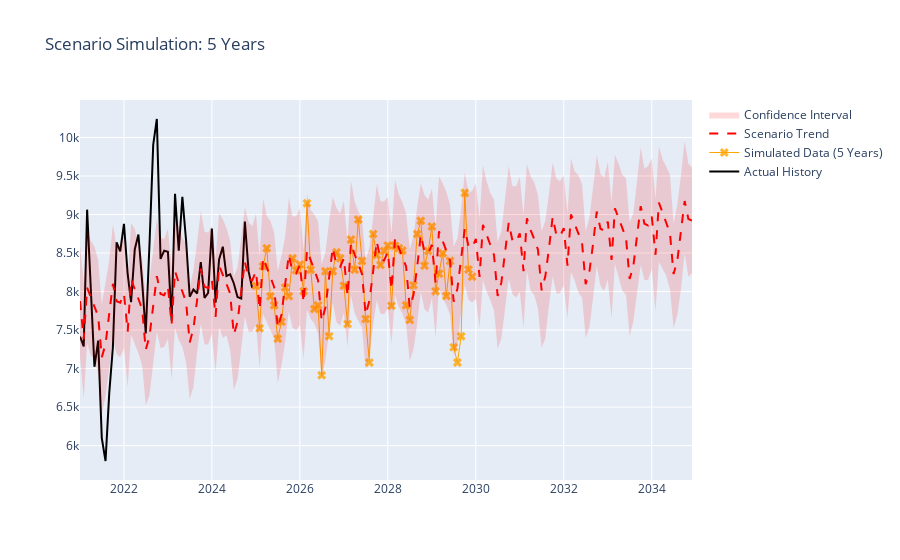

Source (notebook cell):
### Markdown cell above
Plot ข้อมูลหลังจากทำมาดู

### Code cell
# 8. Plot Graph (Plotly)
fig_future = go.Figure()

# เส้นข้อมูลจริง (แก้ไข: ใช้ df_scenario_base แทน df_prophet_reset ที่เอาออกไป)
fig_future.add_trace(go.Scatter(
    x=df_scenario_base['ds'], y=df_scenario_base['y'],
    name="Actual History", line=dict(color='black')
))

# จุดข้อมูลที่สุ่มขึ้นมา (Simulation) (แก้ไข: ใส่เป็นเส้น + จุดกากบาท x)
fig_future.add_trace(go.Scatter(
    x=df_simulated['ds'], y=df_simulated['y'],
    name=f"Simulated Data ({sim_year} Years)",
    mode='lines+markers', 
    marker=dict(symbol='x', color='orange', size=8, opacity=0.8),
    line=dict(color='orange', width=1)
))

# เส้น Trend ที่ Prophet ทำนายได้
fig_future.add_trace(go.Scatter(
    x=forecast_future['ds'], y=forecast_future['yhat'],
    name="Scenario Trend", line=dict(color='red', dash='dash')
))

# Confidence Interval
fig_future.add_trace(go.Scatter(
    x=forecast_future['ds'], y=forecast_future['yhat_upper'],
    line=dict(width=0), showlegend=False
))
fig_future.add_trace(go.Scatter(
    x=forecast_future['ds'], y=forecast_future['yhat_lower'],
    fill='tonexty', fillcolor='rgba(255,0,0,0.15)',
    line=dict(width=0), name="Confidence Interval"
))

fig_future.update_layout(title=f"Scenario Simulation: {sim_year} Years", hovermode="x unified")
fig_future.show()
